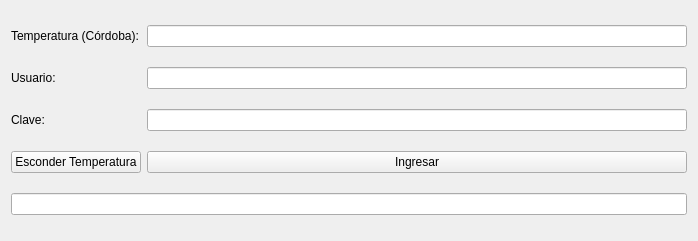
<?xml version="1.0" encoding="UTF-8"?>
<ui version="4.0">
 <class>Login</class>
 <widget class="QWidget" name="Login">
  <property name="geometry">
   <rect>
    <x>0</x>
    <y>0</y>
    <width>698</width>
    <height>241</height>
   </rect>
  </property>
  <property name="windowTitle">
   <string>Login</string>
  </property>
  <layout class="QGridLayout" name="gridLayout">
   <item row="2" column="0">
    <widget class="QLabel" name="lClave">
     <property name="text">
      <string>Clave:</string>
     </property>
    </widget>
   </item>
   <item row="1" column="1">
    <widget class="QLineEdit" name="leUsuario"/>
   </item>
   <item row="3" column="0">
    <widget class="QPushButton" name="pbEsconder">
     <property name="text">
      <string>Esconder Temperatura</string>
     </property>
    </widget>
   </item>
   <item row="2" column="1">
    <widget class="QLineEdit" name="leClave">
     <property name="echoMode">
      <enum>QLineEdit::Password</enum>
     </property>
    </widget>
   </item>
   <item row="0" column="0">
    <widget class="QLabel" name="lTemperatura">
     <property name="text">
      <string>Temperatura (Córdoba):</string>
     </property>
    </widget>
   </item>
   <item row="0" column="1">
    <widget class="QLineEdit" name="leTemperatura">
     <property name="readOnly">
      <bool>true</bool>
     </property>
    </widget>
   </item>
   <item row="3" column="1">
    <widget class="QPushButton" name="pbIngresar">
     <property name="text">
      <string>Ingresar</string>
     </property>
    </widget>
   </item>
   <item row="1" column="0">
    <widget class="QLabel" name="lUsuario">
     <property name="text">
      <string>Usuario:</string>
     </property>
    </widget>
   </item>
   <item row="4" column="0" colspan="2">
    <widget class="QLineEdit" name="leURL">
     <property name="font">
      <font>
       <bold>true</bold>
      </font>
     </property>
     <property name="readOnly">
      <bool>true</bool>
     </property>
    </widget>
   </item>
  </layout>
 </widget>
 <resources/>
 <connections/>
</ui>
